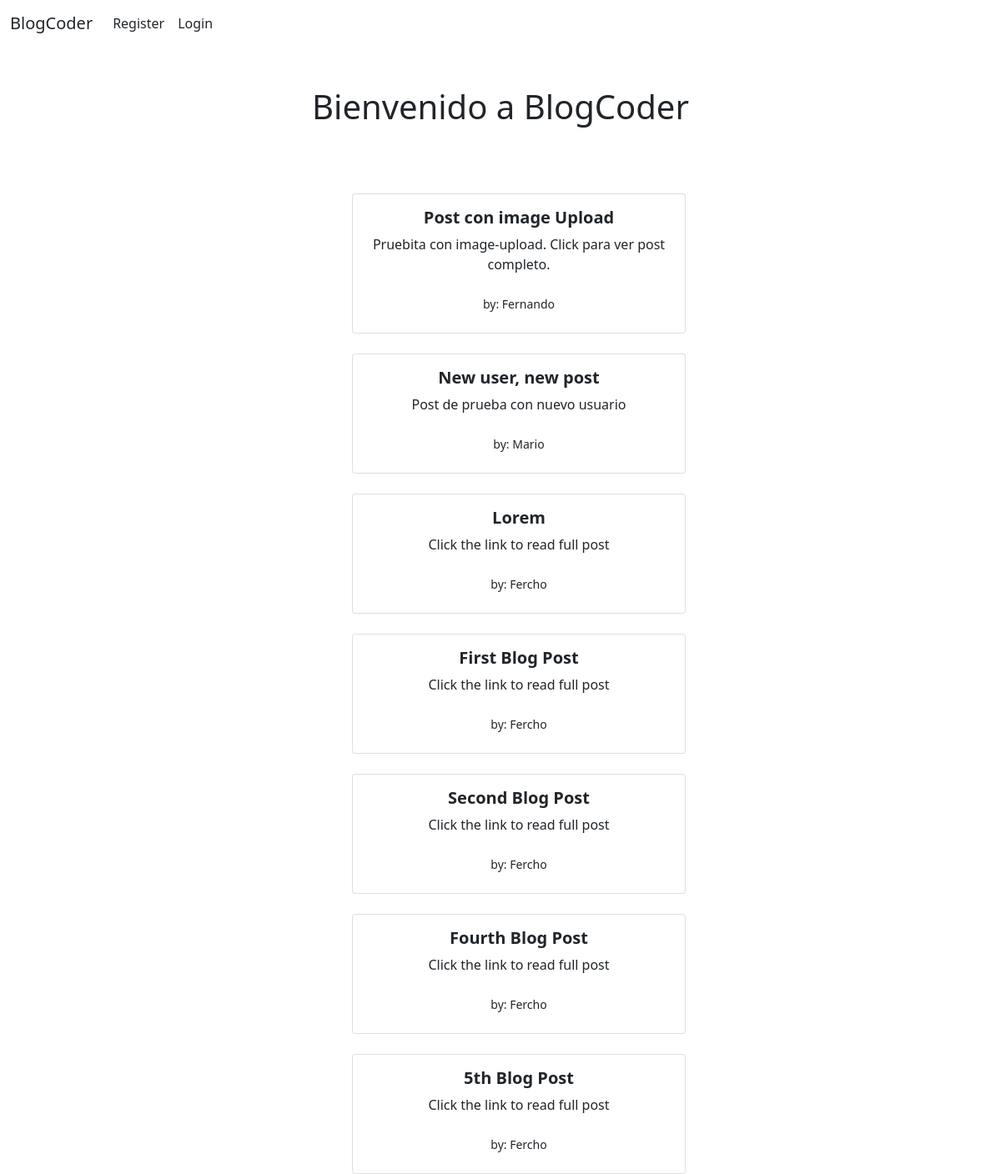
Before: / with the older database file.
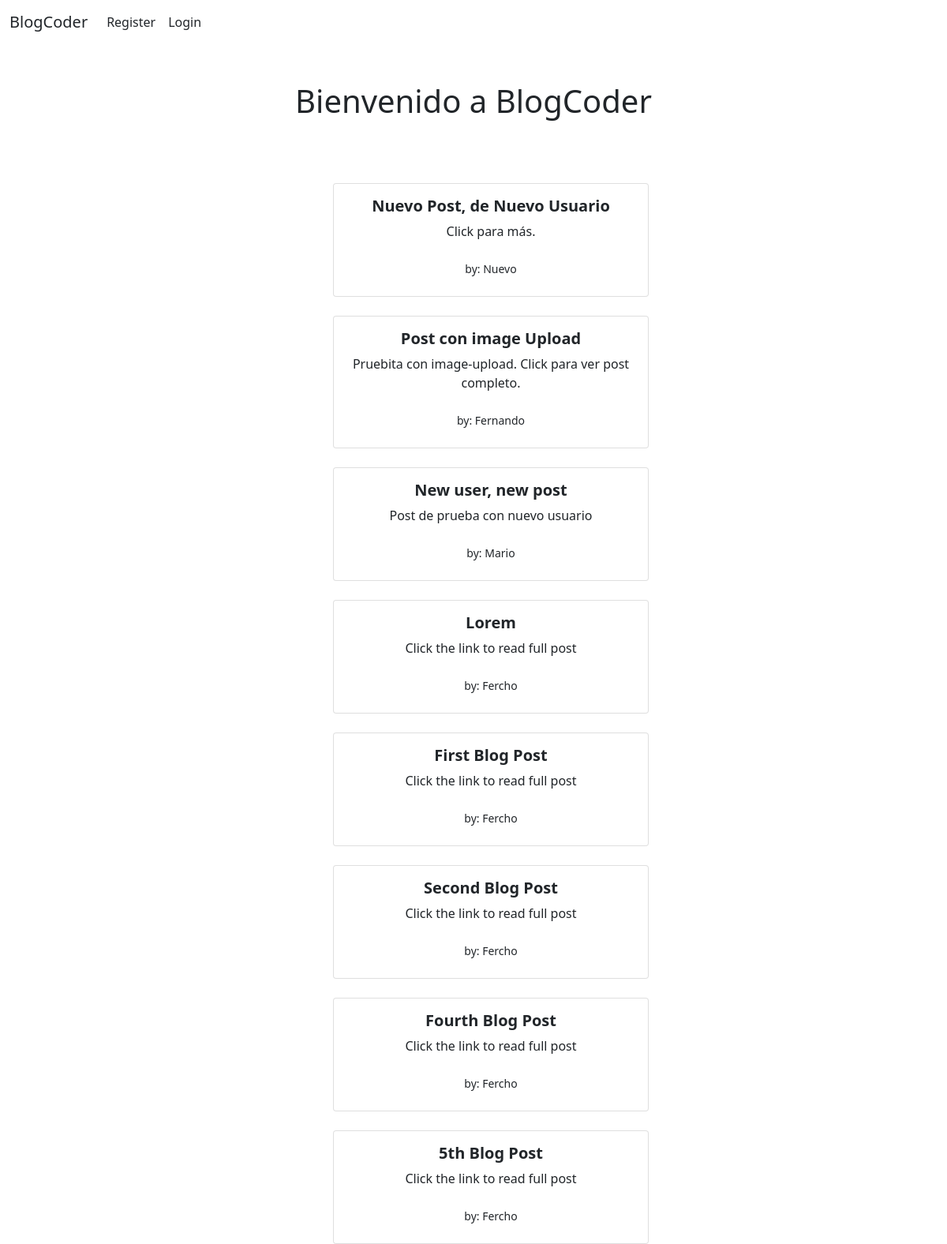
After: the same page with the newer database file.
### Blog/models.py (models this page shows, shortened)
class Post(models.Model):
    title=models.CharField(max_length=255)
    author=models.ForeignKey(User,on_delete=models.CASCADE)
    body = RichTextField(blank=True, null=True)
    pub_date=models.DateField(auto_now_add=True)
    snippet=models.CharField(max_length=255)
    header_image=models.ImageField(null=True,blank=True,upload_to="images/")

### Blog/views.py (the view)
# urls.py: path('', HomeView.as_view(),name="home"),
class HomeView(ListView):
    model=Post
    template_name='home.html'
    ordering= ['-pub_date']

### Blog/templates/home.html (shortened to what this page needs)
{% load static%}
<!DOCTYPE html>
<html lang="en">
<head>
    <link rel="stylesheet" href="https://cdn.jsdelivr.net/npm/bootstrap@5.1.3/dist/css/bootstrap.min.css">
</head>
<body>
    <nav class="navbar navbar-expand-lg bg-white">
        <div class="container-fluid">
            <a class="navbar-brand link-dark" href="{%url 'home'%}">BlogCoder</a>
            <div class="collapse navbar-collapse" id="navbarNav">
                <ul class="navbar-nav mr-auto">
                {% if user.is_authenticated %}
                    <li class="nav-item">
                        <a class="nav-link link-dark" href="{%url 'add_post'%}">Agregar post</a>
                    </li>
                    <li class="nav-item dropdown">
                        <a class="nav-link link-dark dropdown-toggle" href="#" id="navbarDropdownMenuLink" role="button" data-bs-toggle="dropdown" aria-expanded="false">
                          Usuario
                        </a>
                        <ul class="dropdown-menu" aria-labelledby="navbarDropdownMenuLink">
                          <li><a class="dropdown-item" href="{%url 'update-profile'%}">Editar datos</a></li>
                          {%if user.profile.id%}
                          <li><a class="dropdown-item" href="{%url 'edit-profile-page' user.profile.id %}">Editar Perfil</a></li>
                          <li><a class="dropdown-item" href="{%url 'profile-page' user.profile.id %}">Ver Perfil</a></li>
                          {%else%}
                          <li><a class="dropdown-item" href="{%url 'create_profile'%}">Crear Perfil</a></li>
                          {%endif%}
                        </ul>
                      </li>
                    <li class="nav-item">
                        <a class="nav-link link-dark" href="{% url 'logout' %}">Logout</a>
                    </li>
                {% else %}
                    <li class="nav-item">
                        <a class="nav-link link-dark" href="{% url 'register' %}">Register</a>
                    </li>
                    <li class="nav-item">
                        <a class="nav-link link-dark" href="{% url 'login' %}">Login</a>
                    </li>
                {%endif%}
                </ul>
            </div>
        </div>
    </nav><br><br>
<div class="container">
    {% block content %}
    <div class="row text-center">
        <div class="col-lg-3">
        </div>
        <div class="col-lg-6">
            <h1>Bienvenido a BlogCoder</h1></br>
        </div>
    </div>
    <div class="row text-center">
        <div class="col-lg-4"></div>
        <div class="col-lg-6 text-center">
            {% for post in object_list %}</br>
            <div class="card" style="width: 25rem;">
                <div class="card-body">
                  <h5 class="card-title"><strong>{{post.title}}</strong></h5>
                  <p class="card-text">{{post.snippet}}</p>
                  <a href="{% url 'article-detail' post.pk %}" class="btn btn-white stretched-link"><small>by: {{post.author.first_name}}</small></a>
                </div>
              </div>
            {% endfor %}
        </div>
    </div>
    {% endblock %}
</div>
</body>
</html>

Changed rows visible on the page:
added Post: title "Nuevo Post, de Nuevo Usuario", snippet "Click para más.", author.first_name "Nuevo"
